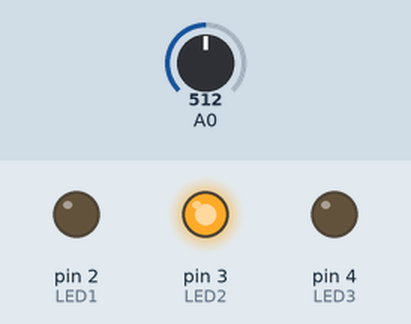
This sketch was run on a simulated Arduino Uno, built with avr-gcc and run on an emulated ATmega328P. Shown: output pins drawn as LEDs (lit = HIGH). Inputs (shaded band) come from the test bench; at power-on: A0 = 512.

Above: at 1.2 s.
1.3 s: A0 set to 365
2.8 s: A0 set to 343
At 3.8 s:
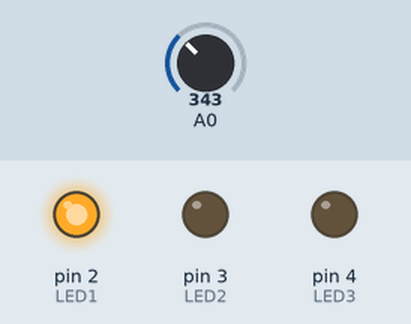
4.3 s: A0 set to 710
At 4.9 s:
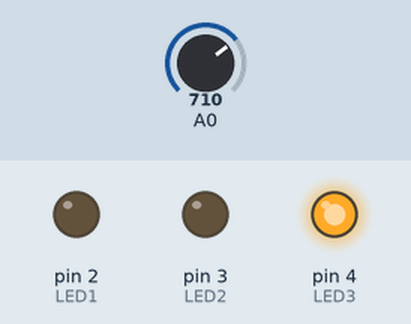
5.8 s: A0 set to 682
At 7.0 s:
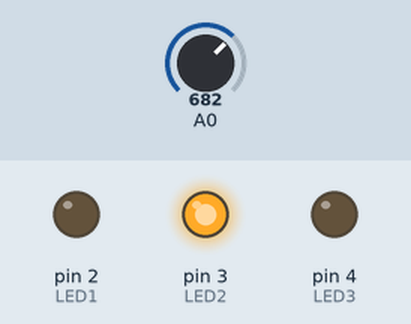
7.3 s: A0 set to 716
At 8.4 s:
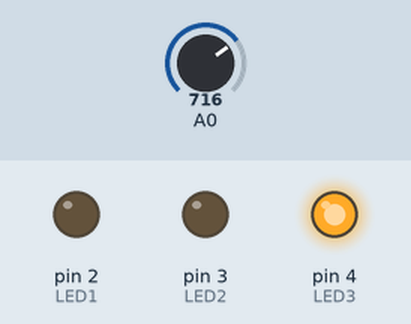
Timing chart, 0 to 9.8 s (numbered marks = the images above; inputs shaded):
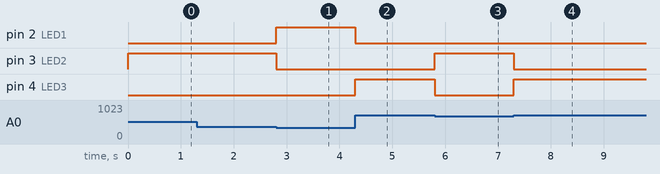

The sketch:

Unit_6_Lab_Program_1_2.ino
```cpp
/*  Title: Unit 6 Program #1.2
 *  Purpose: Light different LEDs based on the knob position
 *  Author: Andy Davis
 *  Date: 4/21/2021
 *  LED1 connected to D2
 *  LED2 connected to D3
 *  LED3 connected to D4
 *  VR1 connected to A0
 */

int analogValue;
const int LED1 = 2;
const int LED2 = 3;
const int LED3 = 4;

void setup() {
  pinMode(LED1,OUTPUT);
  pinMode(LED2,OUTPUT);
  pinMode(LED3,OUTPUT);
}

void loop() {
  analogValue = analogRead(A0); // Variable Resistor (VR1)
  if (analogValue <= 350){
    digitalWrite(LED1, HIGH);
    digitalWrite(LED2, LOW);
    digitalWrite(LED3, LOW);
  }
  else if (analogValue > 350 && analogValue < 700){
    digitalWrite(LED1, LOW);
    digitalWrite(LED2, HIGH);
    digitalWrite(LED3, LOW);
  }
  else if (analogValue >= 700){
    digitalWrite(LED1, LOW);
    digitalWrite(LED2, LOW);
    digitalWrite(LED3, HIGH);
  }
}
```

Measured:
- the behaviour switches between 351 and 350 on A0 (found by bisection; images 0 and 1)
- the behaviour switches between 700 and 699 on A0 (found by bisection; images 2 and 3)
- after the input at 1.3 s, every drawn part: stays the same
- after the input at 2.8 s, pin 2 (LED1): LOW → HIGH at once; pin 3 (LED2): HIGH → LOW at once
- after the input at 4.3 s, pin 2 (LED1): HIGH → LOW at once; pin 4 (LED3): LOW → HIGH at once
- after the input at 5.8 s, pin 3 (LED2): LOW → HIGH at once; pin 4 (LED3): HIGH → LOW at once
- after the input at 7.3 s, pin 3 (LED2): HIGH → LOW at once; pin 4 (LED3): LOW → HIGH at once
